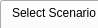
      <widget class="QWidget" name="page_7">
       <property name="geometry">
        <rect>
         <x>0</x>
         <y>0</y>
         <width>98</width>
         <height>28</height>
        </rect>
       </property>
       <attribute name="label">
        <string>Step 3 - Run or re-run a Scenario</string>
       </attribute>
       <widget class="QGroupBox" name="groupBox_6">
        <property name="geometry">
         <rect>
          <x>0</x>
          <y>205</y>
          <width>676</width>
          <height>91</height>
         </rect>
        </property>
        <property name="title">
         <string>Run the scenario</string>
        </property>
        <widget class="QWidget" name="layoutWidget">
         <property name="geometry">
          <rect>
           <x>10</x>
           <y>50</y>
           <width>656</width>
           <height>25</height>
          </rect>
         </property>
         <layout class="QHBoxLayout" name="horizontalLayout_38">
          <item>
           <widget class="QPushButton" name="pushButton_11">
            <property name="text">
             <string>Run scenario</string>
            </property>
           </widget>
          </item>
          <item>
           <widget class="QLineEdit" name="lineEdit_14"/>
          </item>
         </layout>
        </widget>
        <widget class="QWidget" name="layoutWidget">
         <property name="geometry">
          <rect>
           <x>10</x>
           <y>21</y>
           <width>656</width>
           <height>22</height>
          </rect>
         </property>
         <layout class="QHBoxLayout" name="horizontalLayout_51">
          <item>
           <widget class="QLabel" name="label_31">
            <property name="text">
             <string>Select output path</string>
            </property>
           </widget>
          </item>
          <item>
           <widget class="QLineEdit" name="lineEdit_16"/>
          </item>
          <item>
           <widget class="QToolButton" name="toolButton_4">
            <property name="text">
             <string>...</string>
            </property>
           </widget>
          </item>
         </layout>
        </widget>
       </widget>
       <widget class="QPushButton" name="pushButton_8">
        <property name="geometry">
         <rect>
          <x>545</x>
          <y>180</y>
          <width>131</width>
          <height>23</height>
         </rect>
        </property>
        <property name="text">
         <string>Save scenario</string>
        </property>
       </widget>
       <widget class="QTabWidget" name="tabWidget_2">
        <property name="geometry">
         <rect>
          <x>0</x>
          <y>0</y>
          <width>676</width>
          <height>171</height>
         </rect>
        </property>
        <property name="currentIndex">
         <number>0</number>
        </property>
        <widget class="QWidget" name="tab_3">
         <attribute name="title">
          <string>Select Scenario simulation duration</string>
         </attribute>
         <widget class="QGroupBox" name="groupBox_27">
          <property name="geometry">
           <rect>
            <x>10</x>
            <y>5</y>
            <width>641</width>
            <height>131</height>
           </rect>
          </property>
          <property name="title">
           <string>How long the simulation will run?</string>
          </property>
          <widget class="QWidget" name="layoutWidget_40">
           <property name="geometry">
            <rect>
             <x>580</x>
             <y>7</y>
             <width>48</width>
             <height>131</height>
            </rect>
           </property>
           <layout class="QVBoxLayout" name="verticalLayout_40">
            <item>
             <widget class="QSpinBox" name="spinBox_37"/>
            </item>
            <item>
             <widget class="QSpinBox" name="spinBox_38"/>
            </item>
            <item>
             <widget class="QSpinBox" name="spinBox_39"/>
            </item>
           </layout>
          </widget>
          <widget class="QWidget" name="layoutWidget_41">
           <property name="geometry">
            <rect>
             <x>225</x>
             <y>9</y>
             <width>346</width>
             <height>131</height>
            </rect>
           </property>
           <layout class="QVBoxLayout" name="verticalLayout_41">
            <item>
             <widget class="QSlider" name="horizontalSlider_45">
              <property name="orientation">
               <enum>Qt::Horizontal</enum>
              </property>
             </widget>
            </item>
            <item>
             <widget class="QSlider" name="horizontalSlider_46">
              <property name="orientation">
               <enum>Qt::Horizontal</enum>
              </property>
             </widget>
            </item>
            <item>
             <widget class="QSlider" name="horizontalSlider_47">
              <property name="orientation">
               <enum>Qt::Horizontal</enum>
              </property>
             </widget>
            </item>
           </layout>
          </widget>
          <widget class="QWidget" name="layoutWidget_42">
           <property name="geometry">
            <rect>
             <x>10</x>
             <y>11</y>
             <width>226</width>
             <height>121</height>
            </rect>
           </property>
           <layout class="QVBoxLayout" name="verticalLayout_42">
            <item>
             <widget class="QLabel" name="label_58">
              <property name="text">
               <string>Number of population replicates:</string>
              </property>
             </widget>
            </item>
            <item>
             <widget class="QLabel" name="label_59">
              <property name="text">
               <string>Burn-in length (annual matings):</string>
              </property>
             </widget>
            </item>
            <item>
             <widget class="QLabel" name="label_60">
              <property name="text">
               <string>Temporal evolution length (annual matings):</string>
              </property>
             </widget>
            </item>
           </layout>
          </widget>
         </widget>
        </widget>
        <widget class="QWidget" name="tab_4">
         <attribute name="title">
          <string>Settings</string>
         </attribute>
        </widget>
       </widget>
      </widget>
